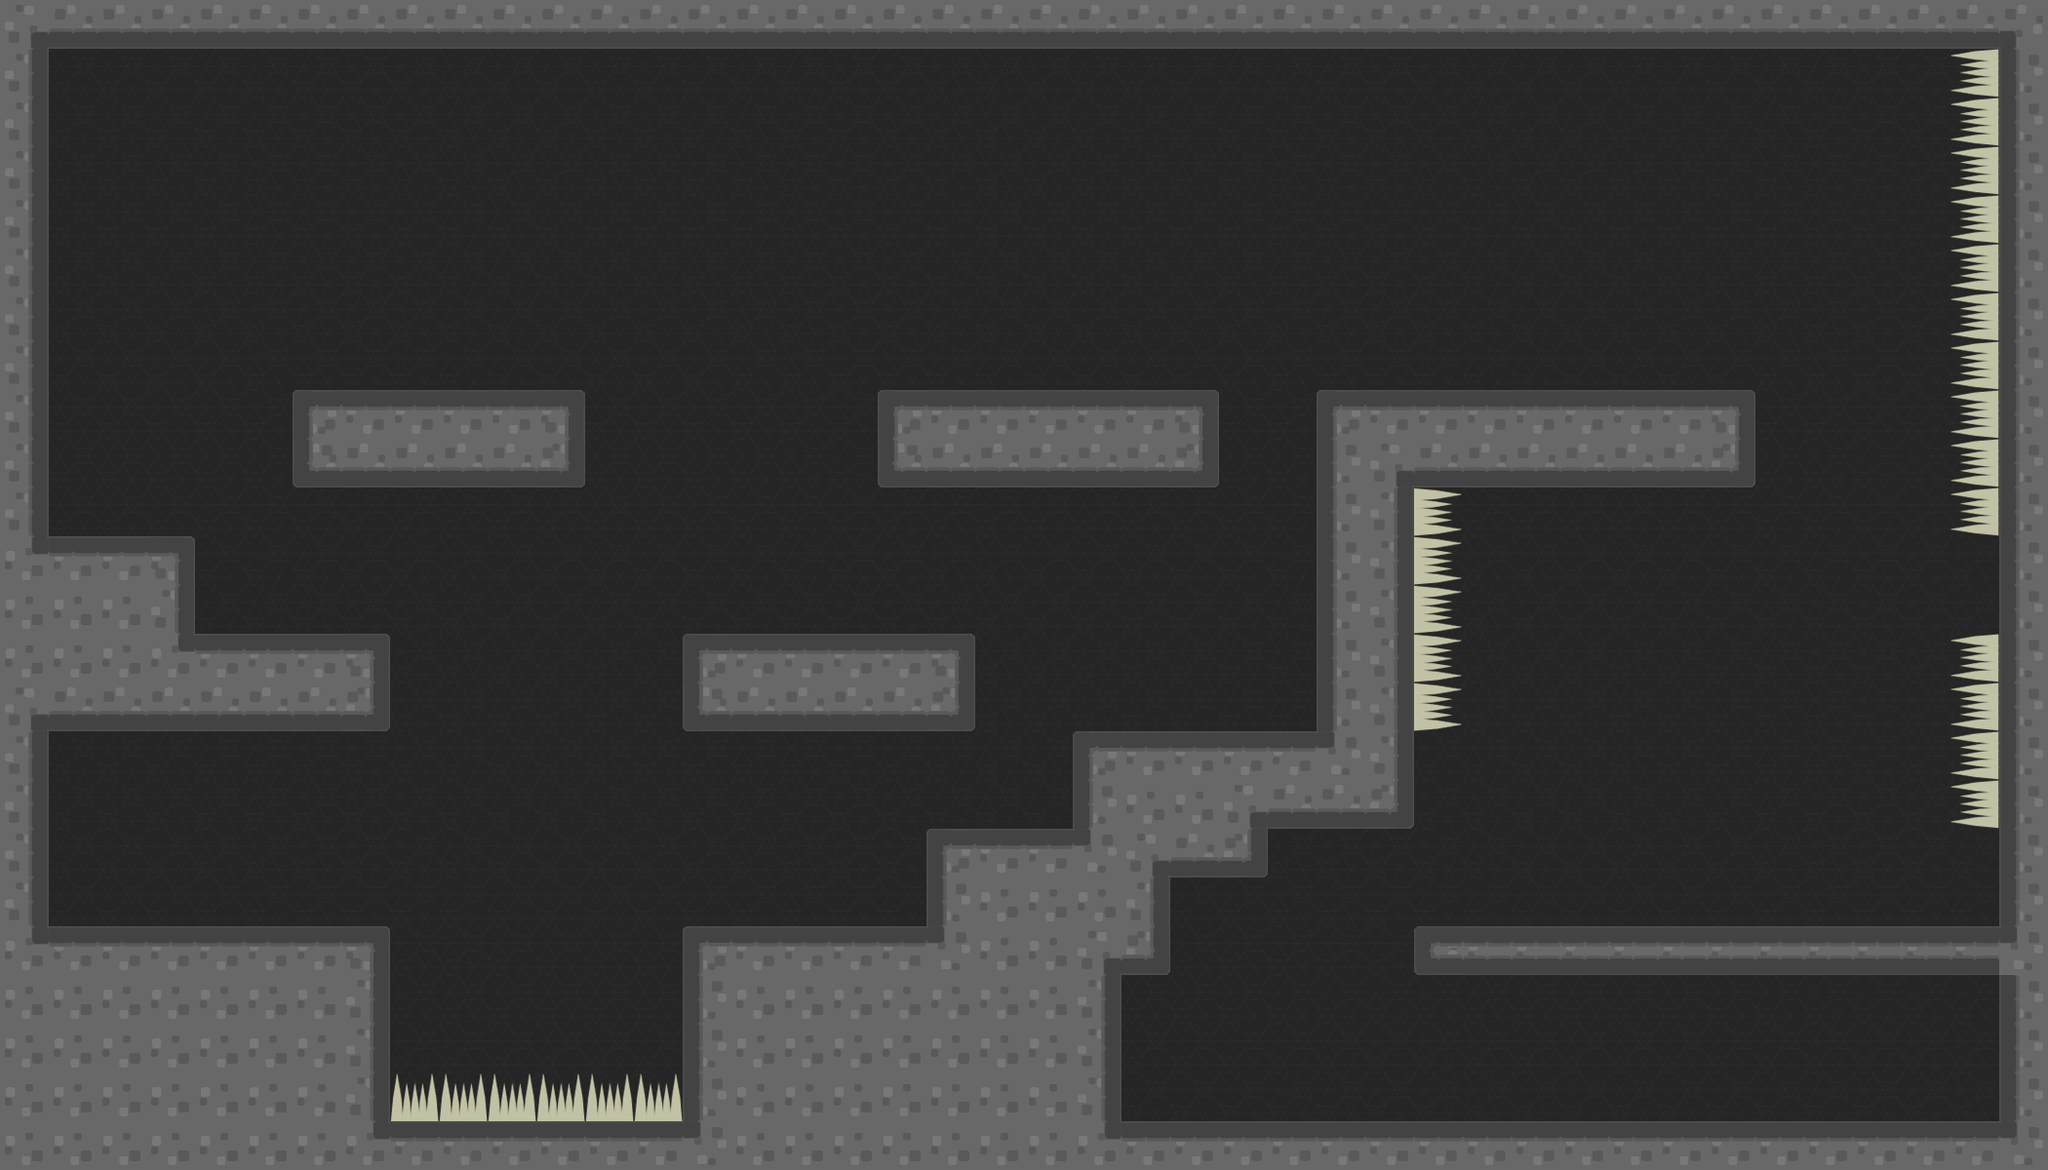

The image is a tile-based game level rendered from a .tmx file. Its description and source (layers, tilesets, objects; grid data summarised) follow:
An orthogonal 42x24 tile map with 50x50 px tiles, 3 tile layers (bg, Platform, Spikes), 3 tilesets and 3 objects (SpawnPoint, Exit, Gear).

<map version="1.0" orientation="orthogonal" width="42" height="24" tilewidth="50" tileheight="50">
 <tileset firstgid="1" name="eli_tileset" tilewidth="50" tileheight="50">
  <image source="Tiled/eli_tileset.png" width="200" height="200" />
 </tileset>
 <tileset firstgid="17" name="spikes" tilewidth="50" tileheight="50">
  <image source="Tiled/spikes.png" width="100" height="100" />
 </tileset>
 <tileset firstgid="21" name="bg" tilewidth="50" tileheight="50">
  <image source="Tiled/bg.png" width="50" height="50" />
 </tileset>
 <layer name="bg" width="42" height="24">
  <data>[1008 cells, 1008 non-empty, 1 distinct tile ids]</data>
 </layer>
 <layer name="Platform" width="42" height="24">
  <data>[1008 cells, 317 non-empty, 15 distinct tile ids]</data>
 </layer>
 <objectgroup name="Objects" width="42" height="24">
  <object name="SpawnPoint" x="101" y="880" width="48" height="18" />
  <object name="Exit" x="1950" y="1051" width="49" height="25" />
  <object name="Gear" x="906" y="900" />
 </objectgroup>
 <layer name="Spikes" width="42" height="24">
  <data>[1008 cells, 25 non-empty, 3 distinct tile ids]</data>
 </layer>
</map>
